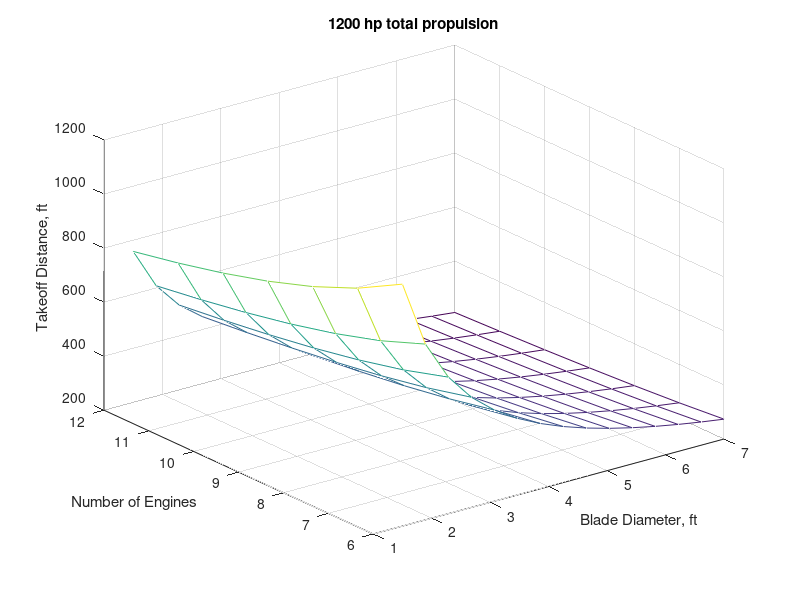
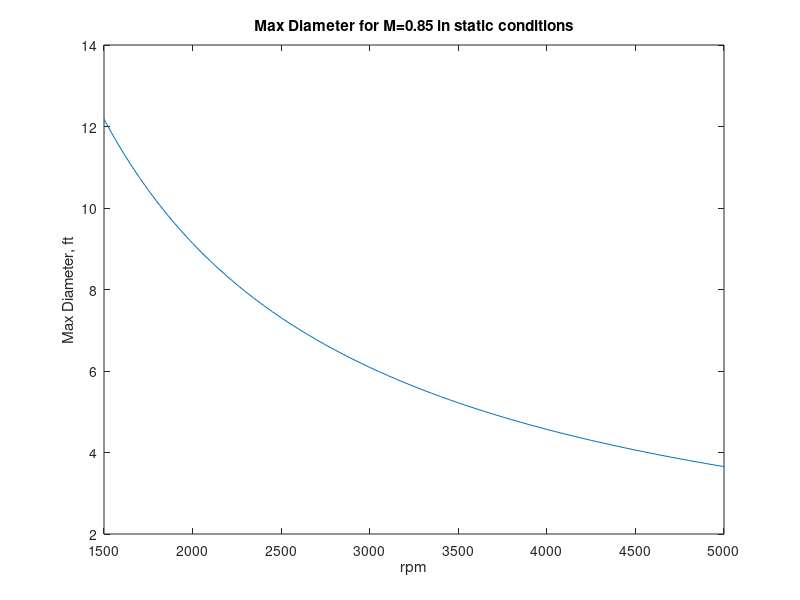

Write MATLAB code to recreate these figures, in order.
VTO=85*1.46666*1.2; % V_TO = 1.2*vstall, setting vstall to 90 mph
p_sl=2.3769e-3; %slugs/ft^3, sea level density


figure(1); clf
[d,n]=meshgrid(linspace(1.5,7,15),[6:12]);
p=1600*550;
% factor of 0.25 is selected from average of mutlibladed propellers
T0=0.25*(p./n.*d).^(2/3);
T0t=T0.*n;
a=((p/VTO)-T0t)/(VTO)^2;
A=32.2*(T0t/15000-0.04);
rest=0.04; % Firm Turf
Cdg=0.0527; %Ground roll drag
CLg=1.7; % max ground lift
Wto=15000; % Weight at takeoff
WS=30; % wingloading
B=32.2/Wto*(0.5*p_sl*(Wto/WS)*(Cdg-rest*CLg)+a);
s=1./(2*B).*log(A./(A-B*(VTO)^2));
mesh(d,n,s)
xlabel('Blade Diameter, ft')
ylabel('Number of Engines')
zlabel('Takeoff Distance, ft')
title('1200 hp total propulsion')

% mach tips
figure(2); clf
mdia=0.85*1125.33./([1500:50:5000]/60)/pi; %1125.33 ft/s is mach1
plot(1500:50:5000,mdia);
xlabel('rpm')
ylabel('Max Diameter, ft')
title('Max Diameter for M=0.85 in static conditions')